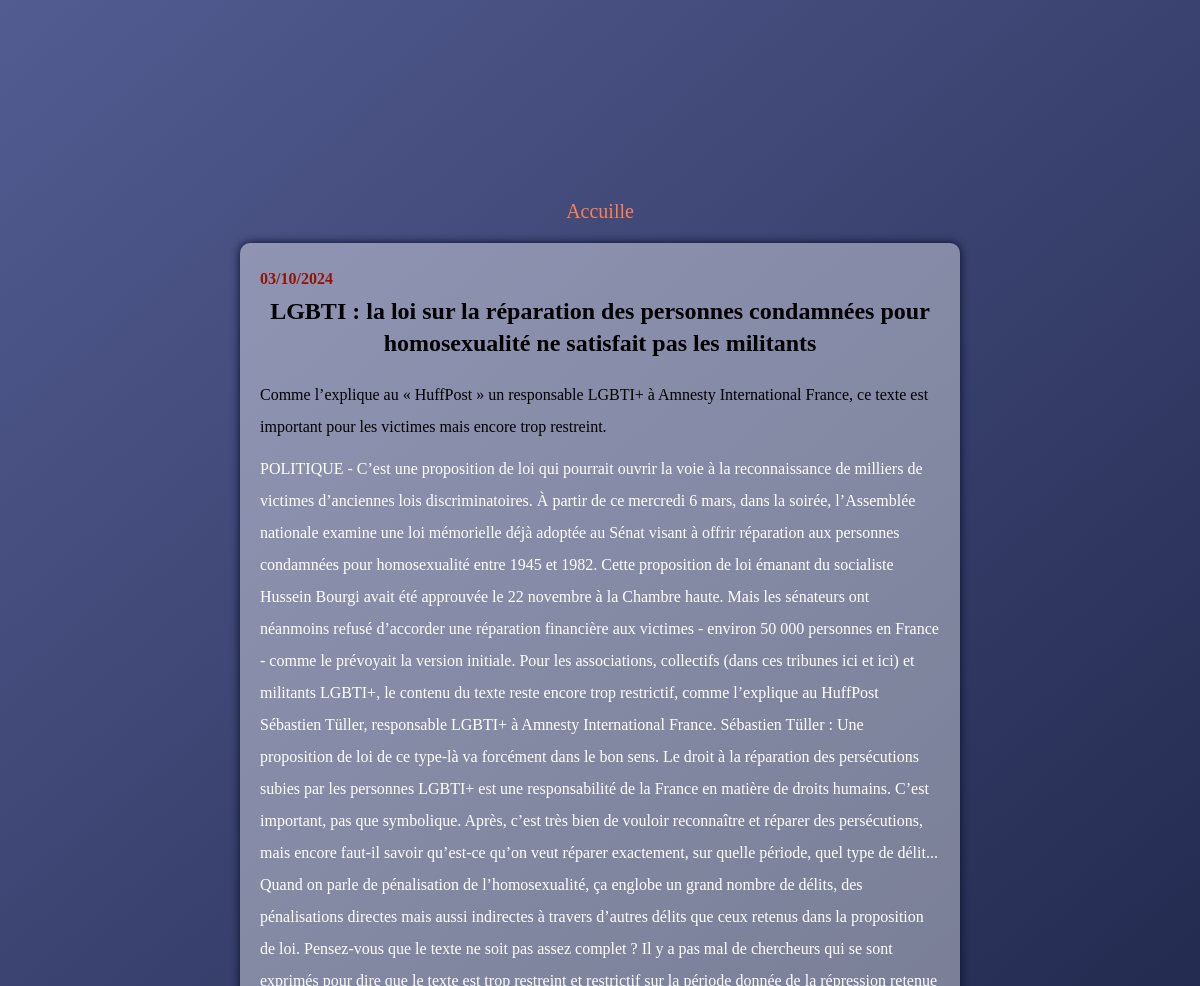
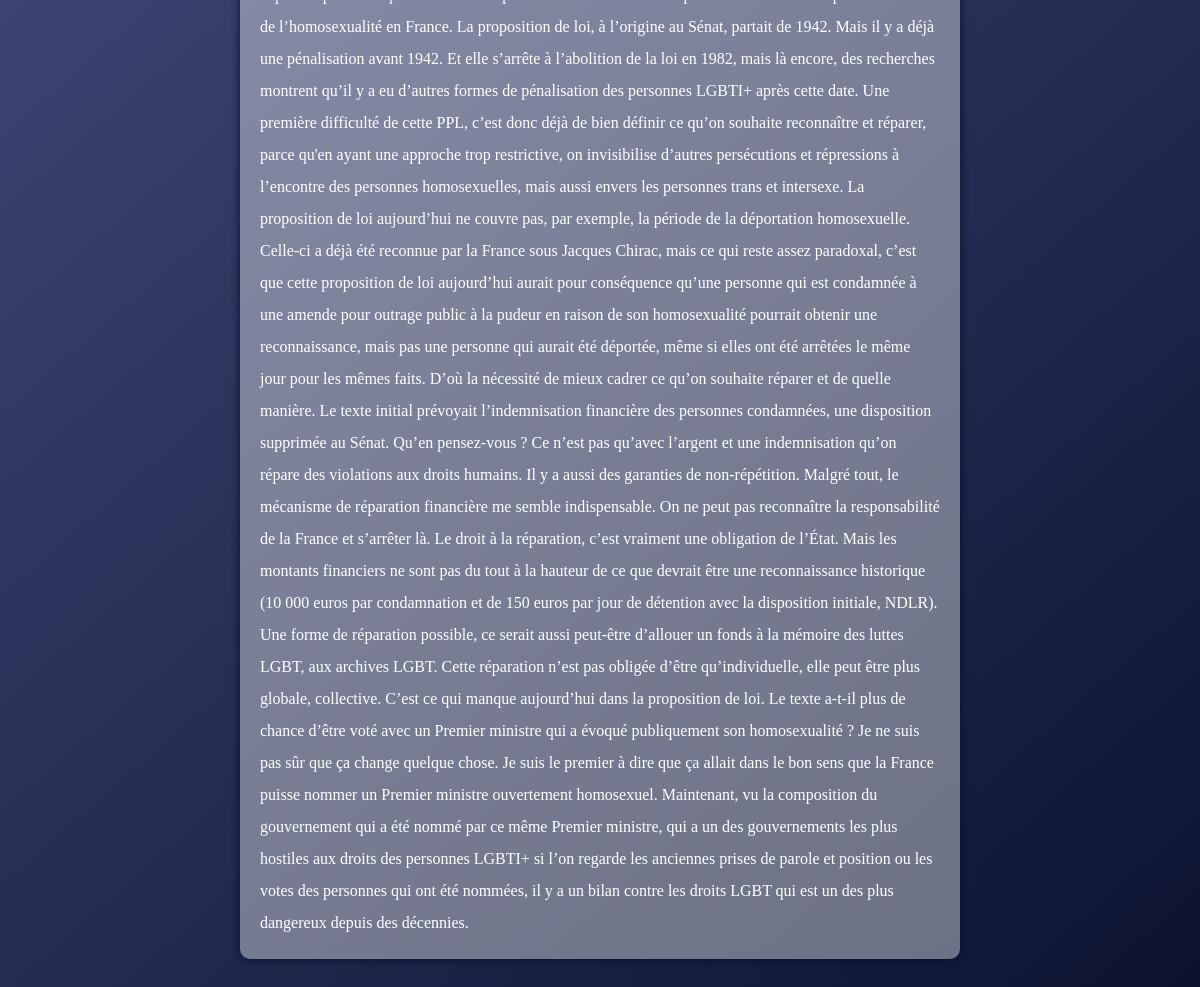
/post?post_id=6, run on the app's committed database (2 pictures, top to bottom).
### content/models.py (models this page shows, shortened)
class Article(models.Model):
    url_content = models.ForeignKey(Url_content, on_delete = models.CASCADE)
    title = models.CharField(max_length=200)
    article_chapo = models.CharField(max_length=300)
    content = models.TextField()

### content/views.py (the view)
# urls.py: path('post', views.post, name='post')
def post(request):
    article_id= request.GET['post_id']
    article = Article.objects.get(id=article_id)
    context = {'article': article}
    return render(request, 'index.html', context)

### templates/index.html (shortened to what this page needs)
{% load static %}
<!DOCTYPE html>
<html lang="en">
<head>
    <link rel="stylesheet" href="{% static 'styles.css' %}">
</head>
<body>
    <div class="container">
        <div class="container-button">
                <div class="button-click">
                    <a href="{% url 'index' %}" style="text-decoration: none; color: coral; font-size: 20px;">Accuille</a>
                </div>
        </div>
        <div class="article-container">
            <div class="date" >
                <h4>03/10/2024</h4>
            </div>
            <div class="article-title">
                <h2>{{article.title}}</h2>
            </div>
            <div class="article-shapo">
                <p>{{article.article_chapo}}</p>
            </div>
            <div class="article-content">
                <p>{{article.content}}</p>
            </div>
        </div>
    </div>
</body>
</html>

### static/styles.css (style rules this page uses)
* { margin: 0; padding: 0; box-sizing: border-box; }
body { background: linear-gradient(139deg, #535C91, #070F2B); }
.container { display: flex; flex-wrap: wrap; margin: 200px auto; width: 60%; gap: 20px; justify-content: center; }
.container-button { width: 100%; text-align: center; flex: none; }
.date { color: rgb(145, 21, 7); }
.article-container { display: block; background: rgba(255, 255, 255, 0.385); padding: 20px; border-radius: 10px; box-shadow: 0 0 10px #070F2B; line-height: 2em; }
.article-title { text-align: center; color: black; margin-bottom: 20px; }
.article-shapo { margin: 0px 0px 10px 0; }
.article-content { color: #fff; }

### data on the page
Article: title "LGBTI : la loi sur la réparation des personnes condamnées pour homosexualité ne satisfait pas les militants", article_chapo "Comme l’explique au « HuffPost » un responsable LGBTI+ à Amnesty International France, ce texte est important pour les victimes mais encore trop restreint.", content "POLITIQUE - C’est une proposition de loi qui pourrait ouvrir la voie à la reconnaissance de milliers de victimes d’anciennes lois discriminatoires. À partir de ce mercredi 6 mars, dans la soirée, l’Assemblée nationale examine une loi mémorielle déjà adoptée au Sénat visant à offrir réparation aux personnes condamnées pour homosexualité entre 1945 et 1982. Cette proposition de loi émanant du socialiste Hussein Bourgi avait été approuvée le 22 novembre à la Chambre haute. Mais les sénateurs ont néanmoins refusé d’accorder une réparation financière aux victimes - environ 50 000 personnes en France - comme le prévoyait la version initiale. Pour les associations, collectifs (dans ces tribunes…"
